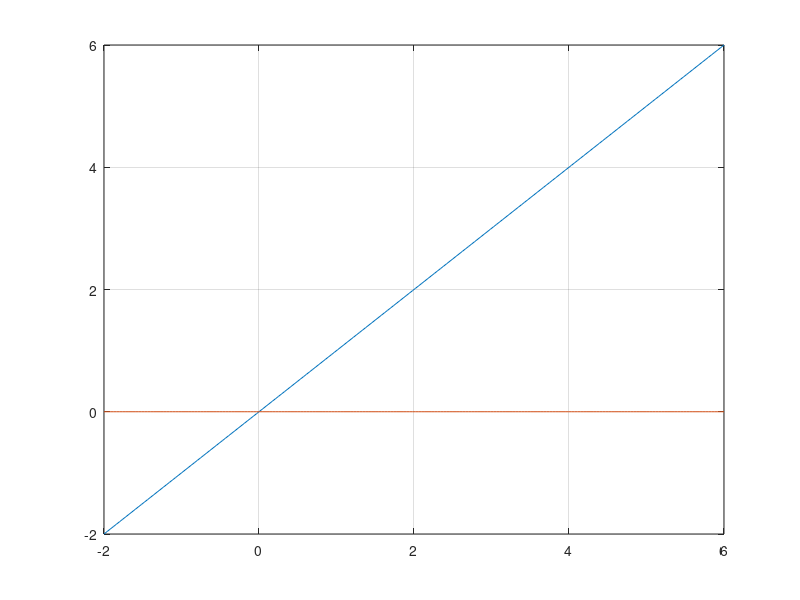

Write MATLAB code to recreate this figure. (Note: this script raises an error after producing the figure.)
fun = @(x) x;

q=integral(fun,0,10);

x=linspace(-2,6,200);
y = x ;
plot(x,y);
hold on

grid on;
plot(x,zeros(size(x)))
plot(0,y2)
ax = gca;
ax.XAxisLocation = 'origin';
ax.YAxisLocation = 'origin';
area(x,y)
hold off
